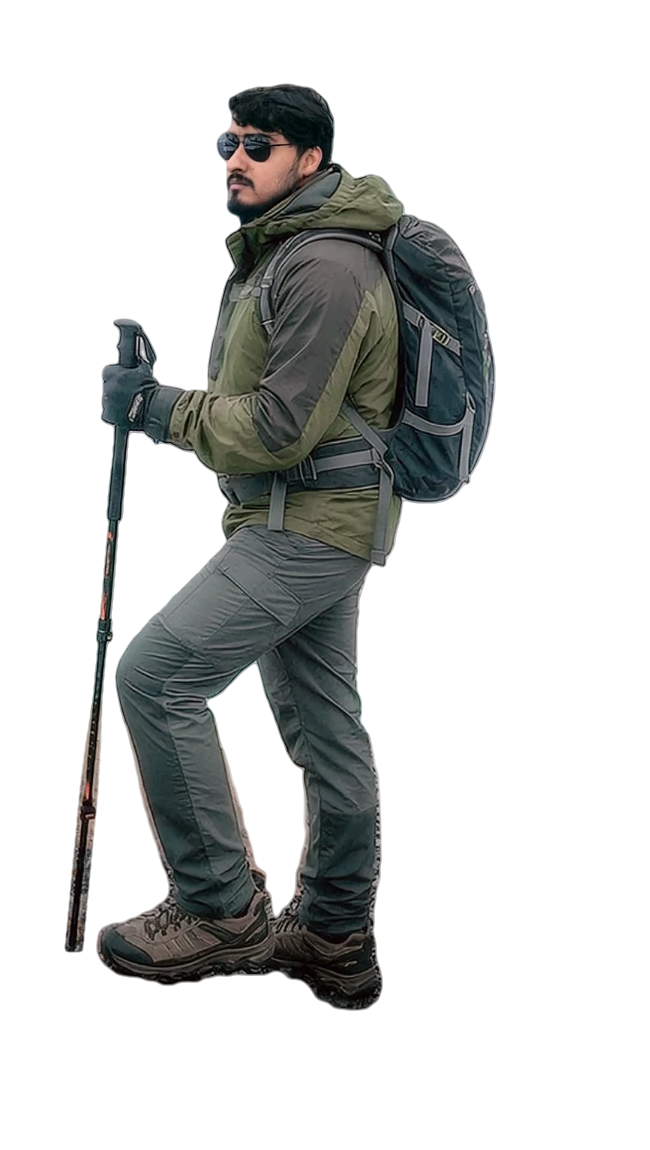
#> input picture design/plates/climber-figure.png, 650 x 1150 px
$ python figure.py ../../design/plates/climber-figure.png ../../design/plates/climber-figure.png ../../design/plates/climber-figure.png out.png
#> lines starting #> are read from the running program, lines starting #| are printed output that depends on the picture
# Cut only the climber (and his pole) from the portrait, nothing behind him.
# Depth gives crisp edges but also keeps the rock under his raised foot, which
# is as near as he is; the human parser knows what is a person but is soft.
# Keep depth's edges only where the parser says "person", and add the pole as
# a thin line traced from depth. Gaps between the legs and between pole and leg
# stay empty, so the new scene shows through them.
# Usage: python3 figure.py <portrait crop 450,850-1100,2000 png> design/plates/portrait-figure-depth.npy
#        design/plates/portrait-figure-parse.npy design/plates/climber-figure.png
import sys, numpy as np, cv2
from PIL import Image

img = np.array(Image.open(sys.argv[1]).convert('RGB')).astype(np.float32) / 255
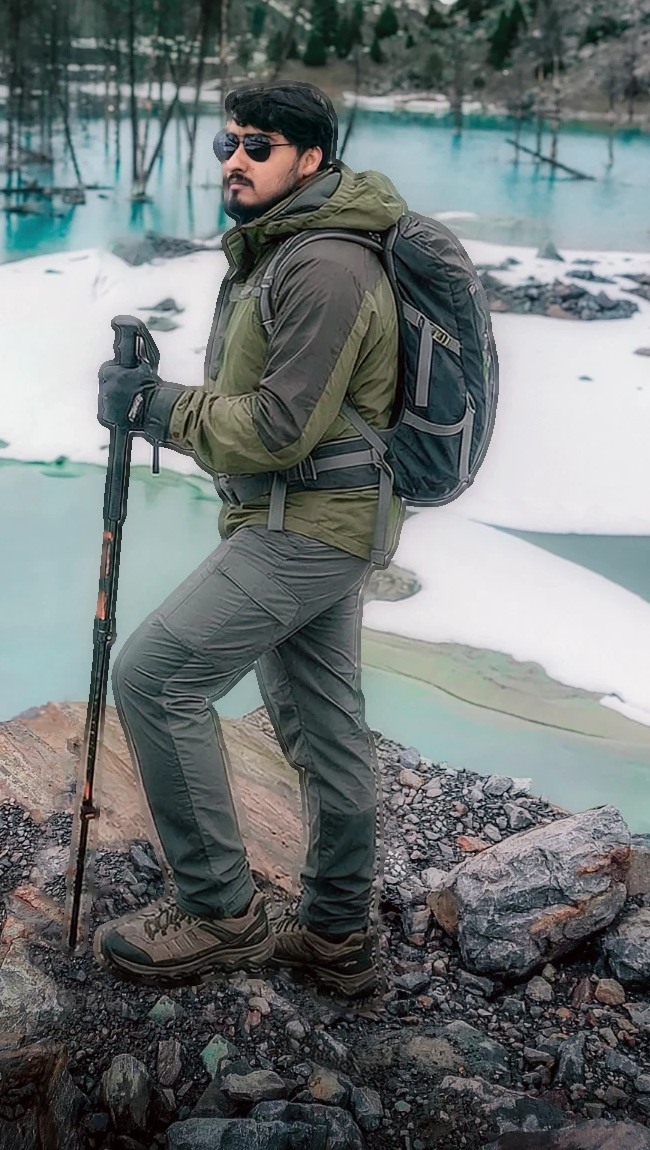
#> img: shape (1150, 650, 3) float32; mean R, G, B 0.434, 0.46, 0.459
#> (the run stopped early here; a loop or call above may not have finished)
